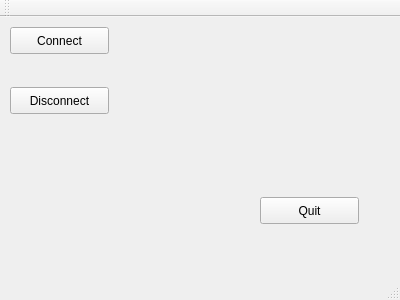
<?xml version="1.0" encoding="UTF-8"?>
<ui version="4.0">
 <class>MainWindow</class>
 <widget class="QMainWindow" name="MainWindow">
  <property name="geometry">
   <rect>
    <x>0</x>
    <y>0</y>
    <width>400</width>
    <height>300</height>
   </rect>
  </property>
  <property name="windowTitle">
   <string>MainWindow</string>
  </property>
  <widget class="QWidget" name="centralWidget">
   <widget class="QPushButton" name="pushButton">
    <property name="geometry">
     <rect>
      <x>10</x>
      <y>10</y>
      <width>99</width>
      <height>27</height>
     </rect>
    </property>
    <property name="text">
     <string>Connect</string>
    </property>
   </widget>
   <widget class="QPushButton" name="pushButton_2">
    <property name="geometry">
     <rect>
      <x>260</x>
      <y>180</y>
      <width>99</width>
      <height>27</height>
     </rect>
    </property>
    <property name="text">
     <string>Quit</string>
    </property>
   </widget>
   <widget class="QPushButton" name="pushButton_3">
    <property name="geometry">
     <rect>
      <x>10</x>
      <y>70</y>
      <width>99</width>
      <height>27</height>
     </rect>
    </property>
    <property name="text">
     <string>Disconnect</string>
    </property>
   </widget>
  </widget>
  <widget class="QMenuBar" name="menuBar">
   <property name="geometry">
    <rect>
     <x>0</x>
     <y>0</y>
     <width>400</width>
     <height>25</height>
    </rect>
   </property>
  </widget>
  <widget class="QToolBar" name="mainToolBar">
   <attribute name="toolBarArea">
    <enum>TopToolBarArea</enum>
   </attribute>
   <attribute name="toolBarBreak">
    <bool>false</bool>
   </attribute>
  </widget>
  <widget class="QStatusBar" name="statusBar"/>
 </widget>
 <layoutdefault spacing="6" margin="11"/>
 <resources/>
 <connections>
  <connection>
   <sender>pushButton</sender>
   <signal>clicked()</signal>
   <receiver>MainWindow</receiver>
   <slot>clickedSlot()</slot>
   <hints>
    <hint type="sourcelabel">
     <x>73</x>
     <y>72</y>
    </hint>
    <hint type="destinationlabel">
     <x>191</x>
     <y>74</y>
    </hint>
   </hints>
  </connection>
  <connection>
   <sender>pushButton_2</sender>
   <signal>clicked()</signal>
   <receiver>MainWindow</receiver>
   <slot>close()</slot>
   <hints>
    <hint type="sourcelabel">
     <x>286</x>
     <y>230</y>
    </hint>
    <hint type="destinationlabel">
     <x>168</x>
     <y>231</y>
    </hint>
   </hints>
  </connection>
 </connections>
 <slots>
  <slot>clickedSlot()</slot>
 </slots>
</ui>
